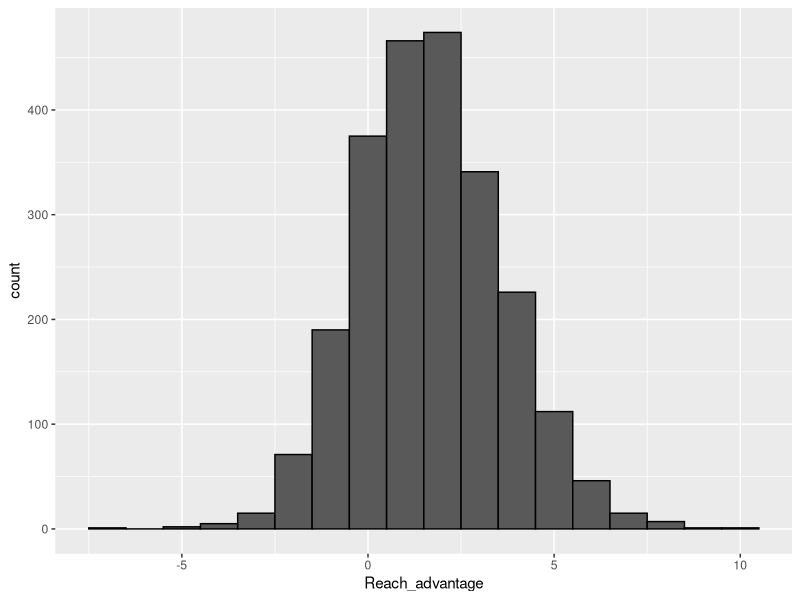
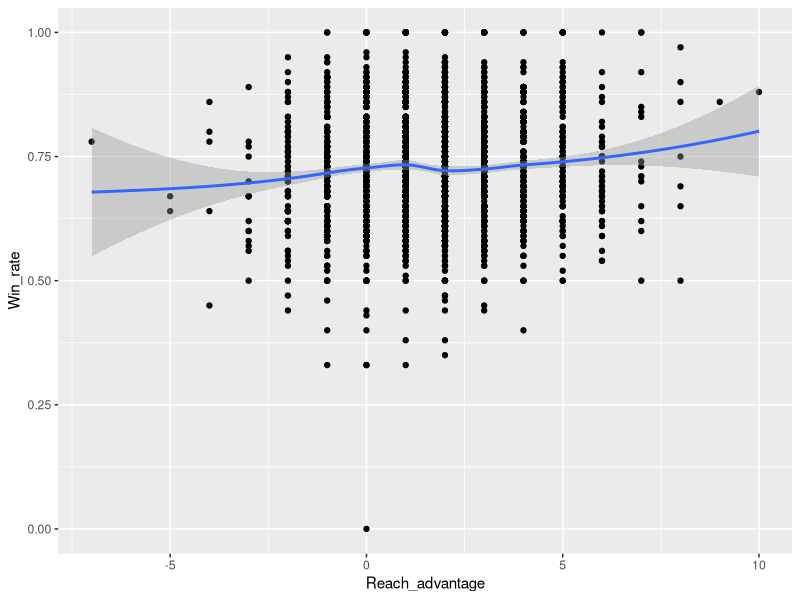
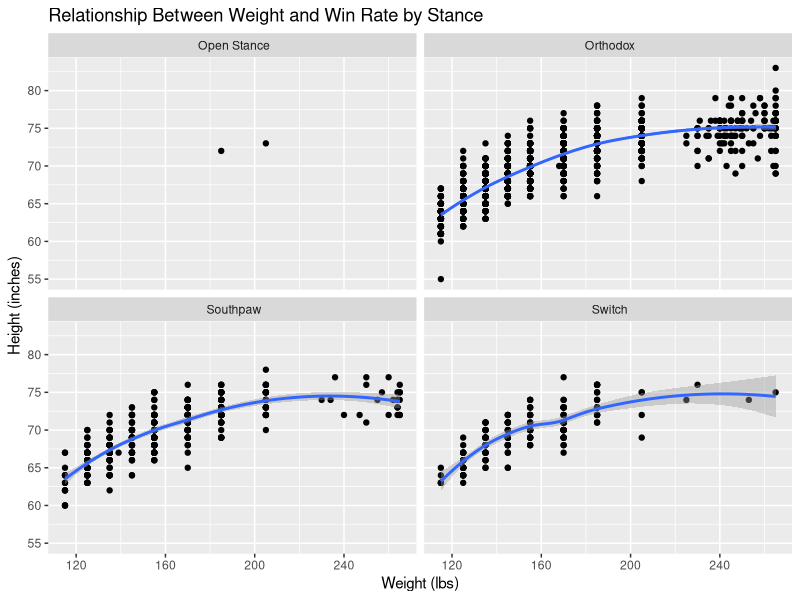

Recreate these plots in R, in order.
## ---- chunk 1
#| message: false
library(tidyverse)
## ---- chunk 2
profiles <- read_csv(here::here("colney/mma/data_repo_submission/mma_profiles.csv"))
## ---- chunk 3
profiles <- 
  profiles %>%
  separate_wider_delim(
    cols = Height,
    names = c("feet", "inches"),
    delim = "'"
  ) %>%
  mutate(
    feet = parse_number(feet),
    inches = parse_number(inches),
    Height_inches = feet * 12 + inches
  ) %>%
  select(-feet, -inches) %>% relocate(Height_inches, .before = Weight)
## ---- chunk 4
profiles <- 
  profiles %>%
  mutate(
    Weight_lbs = parse_number(Weight)
  ) %>%
  select(-Weight) %>% relocate(Weight_lbs, .before = Reach)
## ---- chunk 5
profiles <-
  profiles %>%
  mutate(
    Reach_inches = parse_number(Reach)
  ) %>%
  select(-Reach)
## ---- chunk 6
profiles <-
  profiles %>%
  mutate(
    Reach_advantage = Reach_inches - Height_inches
  )
## ---- chunk 7
profiles <-
  profiles %>%
  separate_wider_delim(
    cols = Name,
    names = c("Name", "Stance"),
    delim = "|"
  )
## ---- chunk 8
profiles <-
  profiles %>%
  mutate(
    Nickname = str_extract(Name, '"[^"]+"'),
    Nickname = str_remove_all(Nickname, '"'),
    Name = str_remove(Name, '"[^"]+"'),
    Name = str_squish(Name)
  ) %>%
  relocate(Nickname, .before = Stance)
## ---- chunk 9
records <- read_csv(here::here("colney/mma/data_repo_submission/mma_records.csv"))
## ---- chunk 10
records <-
  records %>%
  mutate(
    Win_rate = round(W / (W+L+D), 2)
  )
## ---- chunk 11
combined <-
  full_join(profiles, records, by = c("Name", "Nickname"))
## ---- chunk 12
combined %>%
  ggplot(., aes(x = Reach_advantage)) +
  geom_histogram(binwidth = 1, color = "black")
## ---- chunk 13
combined %>%
  ggplot(., aes(x = Reach_advantage, y = Win_rate)) +
  geom_point() +
  geom_smooth(method = "loess", se = TRUE)
## ---- chunk 14
combined %>%
  ggplot(aes(x = Weight_lbs, y = Height_inches)) +
  geom_point() +
  geom_smooth(method = "loess", se = TRUE) +
  facet_wrap(~Stance) +
  labs(
    title = "Relationship Between Weight and Win Rate by Stance",
    x = "Weight (lbs)",
    y = "Height (inches)"
  )
## ---- chunk 15
